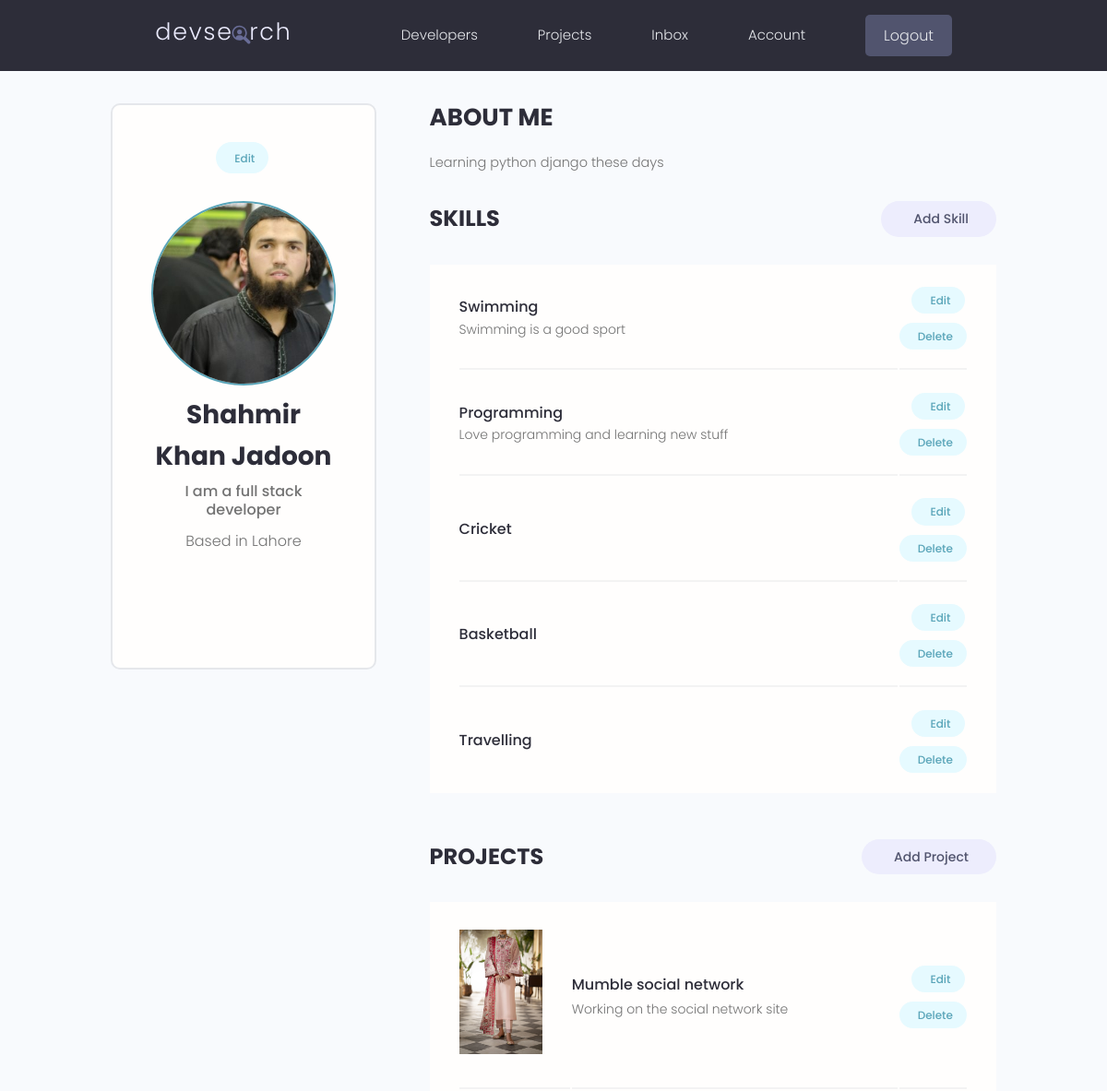
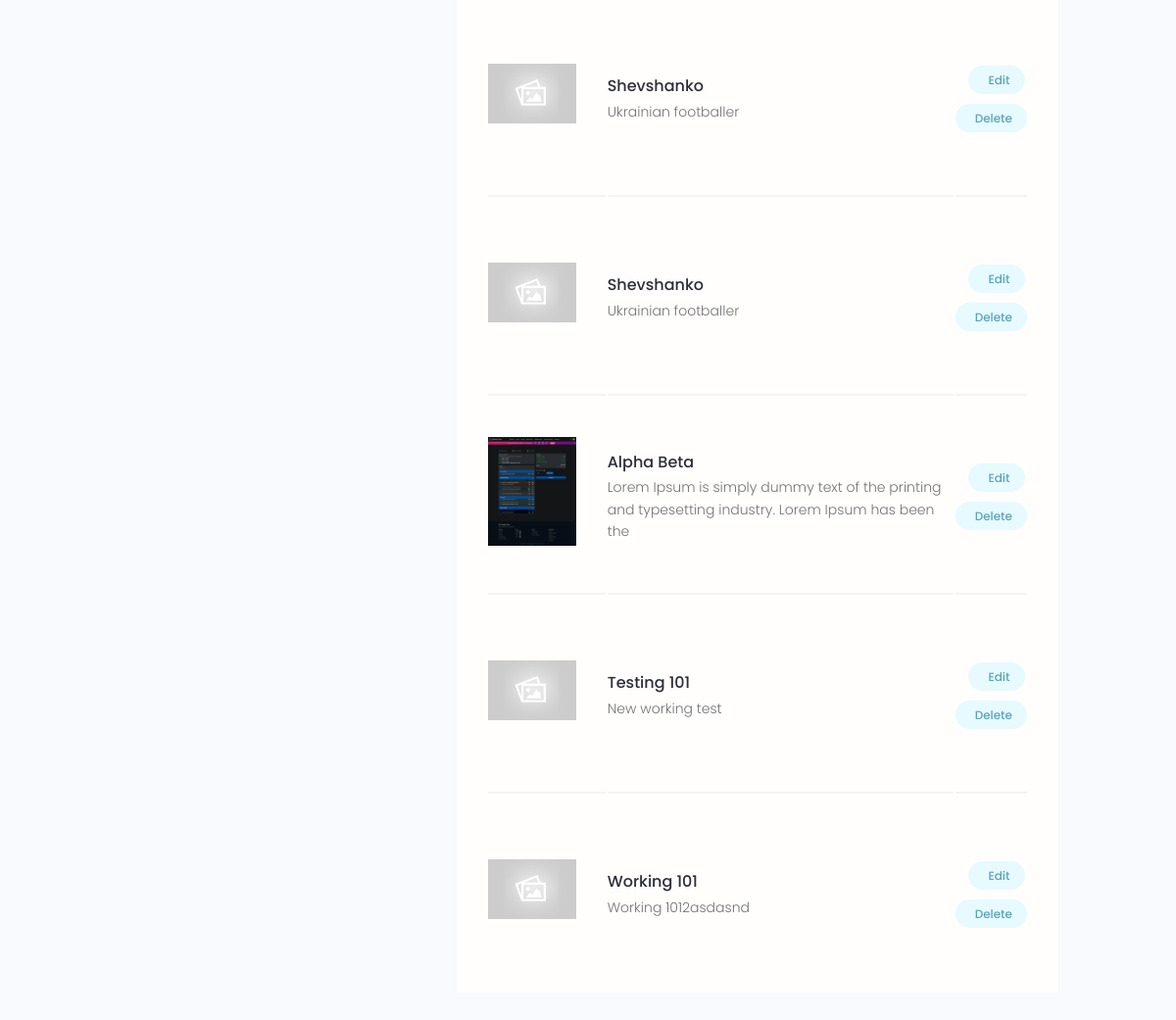
/account/ (signed in), run on an earlier commit of the app's database (2 pictures, top to bottom).
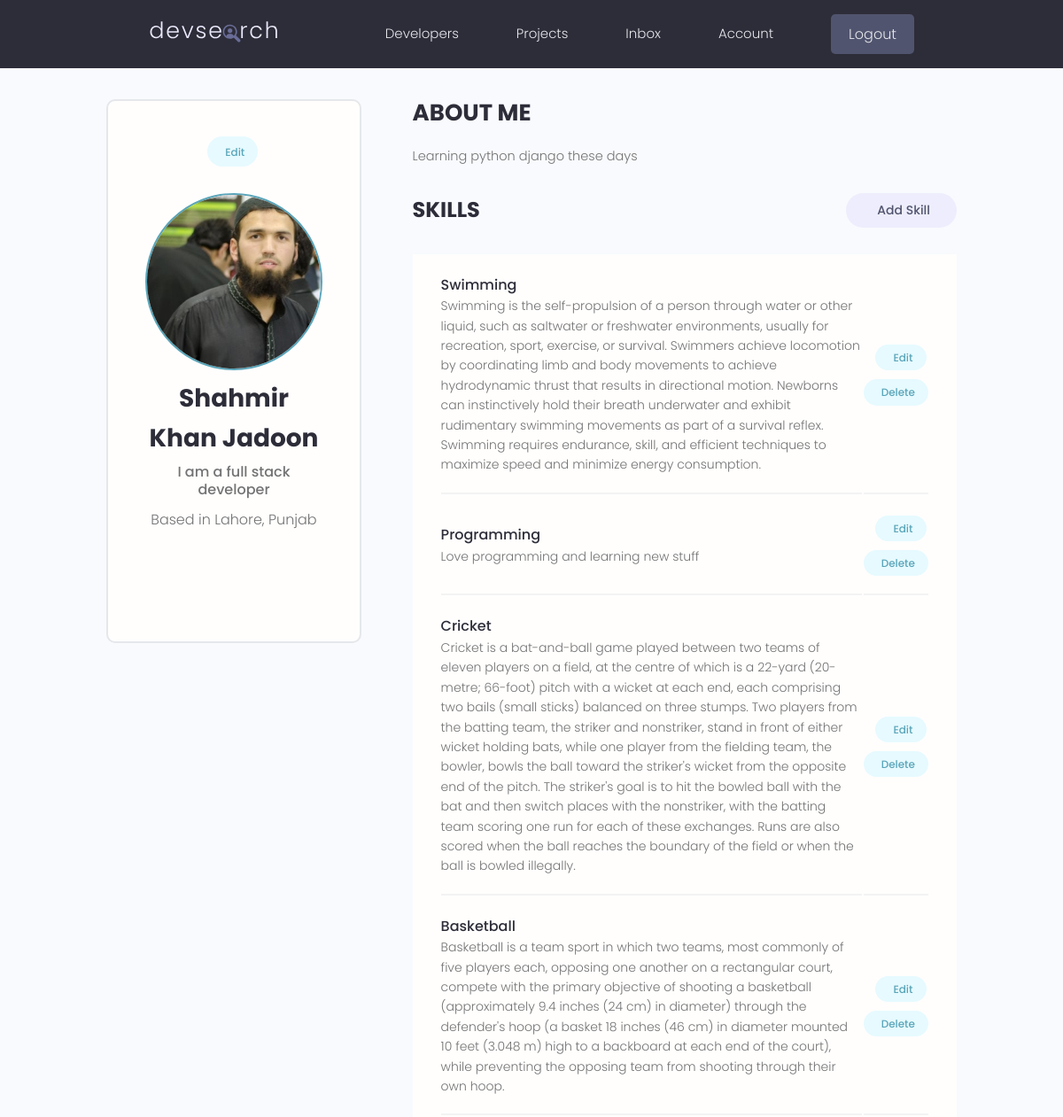
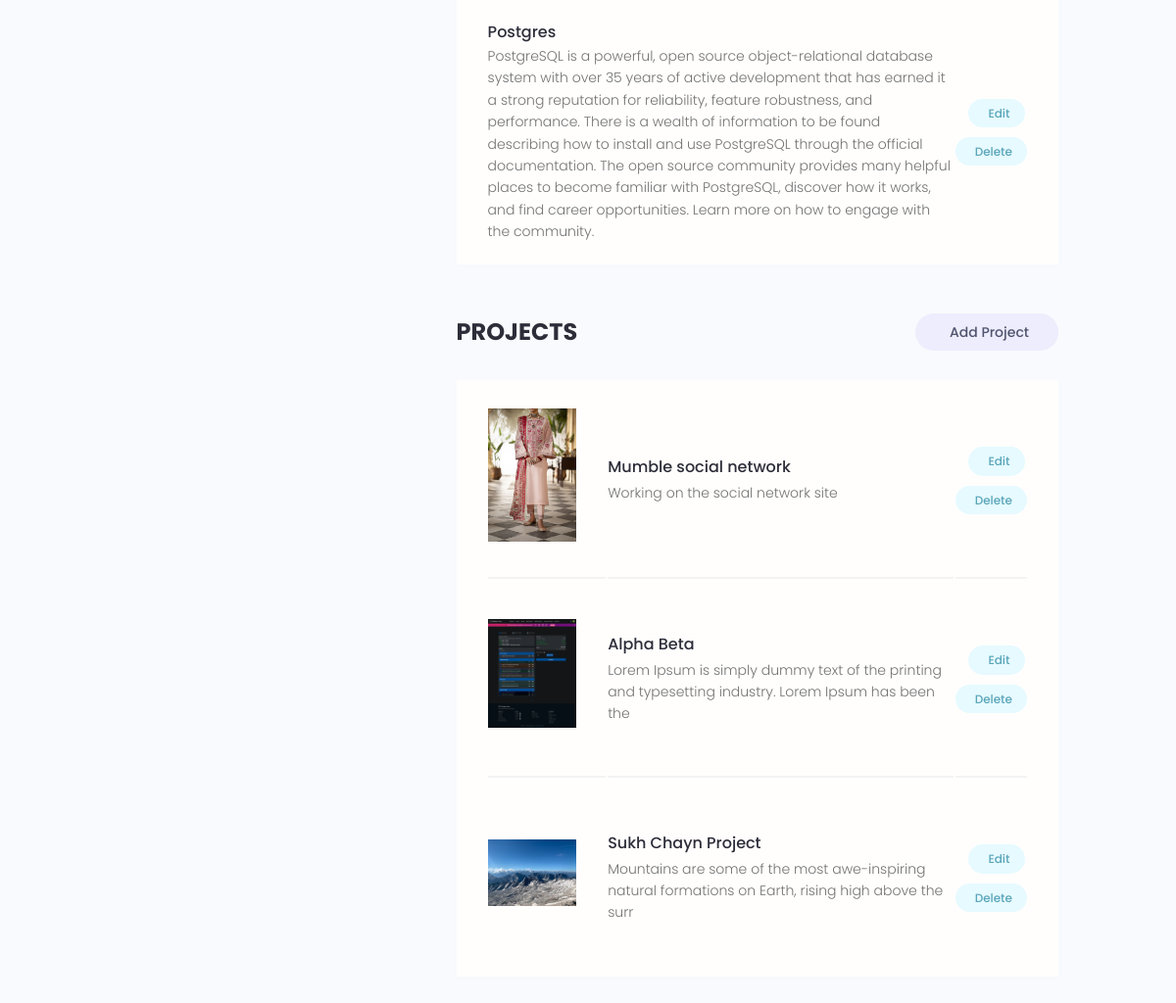
And on a later commit of the database (2 pictures, top to bottom).
### users/models.py (models this page shows, shortened)
class Profile(models.Model):
  user = models.OneToOneField(User, on_delete=models.CASCADE, null=True, blank=True)
  name = models.CharField(max_length=200, null=True, blank=True)
  email = models.EmailField(max_length=500, null=True, blank=True)
  username = models.CharField(max_length=200, null=True, blank=True)
  location = models.CharField(max_length=200, null=True, blank=True)
  short_intro = models.CharField(max_length=200, null=True, blank=True)
  bio = models.TextField(blank=True, null=True)
  profile_image = models.ImageField(null=True, blank=True, upload_to='profiles/', default='profiles/user-default.png')
  social_github = models.CharField(max_length=200, null=True, blank=True)
  social_twitter = models.CharField(max_length=200, null=True, blank=True)
  social_linkedin = models.CharField(max_length=200, null=True, blank=True)
  social_youtube = models.CharField(max_length=200, null=True, blank=True)
  social_website = models.CharField(max_length=200, null=True, blank=True)
  id = models.UUIDField(default=uuid.uuid4, unique=True, primary_key=True, editable=False)
  created = models.DateTimeField(auto_now_add=True)

class Skill(models.Model):
  owner = models.ForeignKey(Profile, on_delete=models.CASCADE, null=True, blank=True)
  name = models.CharField(max_length=200, null=True, blank=True)
  description = models.TextField(null=True, blank=True)
  id = models.UUIDField(default=uuid.uuid4, unique=True, primary_key=True, editable=False)
  created = models.DateTimeField(auto_now_add=True)

### projects/models.py (models this page shows, shortened)
class Project(models.Model):
    id = models.UUIDField(default=uuid.uuid4, unique=True, primary_key=True, editable=False)
    owner = models.ForeignKey(Profile, null=True, blank=True, on_delete=models.SET_NULL)
    title = models.CharField(max_length=200)
    description = models.TextField(null=True, blank=True)
    feature_image = models.ImageField(null=True, blank=True, default='default.jpg')
    demo_link = models.CharField(max_length=2000, null=True, blank=True)
    source_link = models.CharField(max_length=2000, null=True, blank=True)
    tags = models.ManyToManyField('Tag', related_name='tags', blank=True)
    vote_total = models.IntegerField(default=0, null=True, blank=True)
    vote_ratio = models.IntegerField(default=0, null=True, blank=True)
    created = models.DateTimeField(auto_now_add=True)
    class Meta:
        verbose_name = 'Project'
        verbose_name_plural = 'Projects'

### users/views.py (the view)
# urls.py: path("account/", views.user_account, name="user-account"),
@login_required(login_url='login')
def user_account(request):
    profile = request.user.profile
    skills = profile.skill_set.all()
    projects = profile.project_set.all()
    context = {
        'profile': profile,
        'projects': projects,
        'skills': skills,
    }
    return render(request, 'users/account.html', context)

### users/templates/users/account.html (shortened to what this page needs)
{% extends "main.html" %}
{% load static %}
{% block content %}
  <main class="settingsPage profile my-md">
    <div class="container">
      <div class="layout">
        <div class="column column--1of3">
          <div class="card text-center">
            <div class="card__body dev">
              <a class="tag tag--pill tag--main settings__btn" href="{% url "edit-account" %}"> Edit</a>
              <img class="avatar avatar--xl dev__avatar" src="{{ profile.profile_image.url }}" />
              <h2 class="dev__name">{{ profile.name }}</h2>
              <p class="dev__title">{{ profile.short_intro }}</p>
              <p class="dev__location">Based in {{ profile.location }}</p>
              <ul class="dev__social">
              </ul>
            </div>
          </div>
        </div>
        <div class="column column--2of3">
          <div class="devInfo">
            <h3 class="devInfo__title">About Me</h3>
            <p class="devInfo__about">
              {{ profile.bio }}
            </p>
          </div>
          <div class="settings">
            <h3 class="settings__title">Skills</h3>
            <a class="tag tag--pill tag--sub settings__btn tag--lg" href="{% url "create-skill" %}"> Add Skill</a>
          </div>
          <table class="settings__table">
            {% for skill in skills %}
              <tr>
                <td class="settings__tableInfo">
                  <h4>{{ skill.name }}</h4>
                  <p>
                    {{ skill.description }}
                  </p>
                </td>
                <td class="settings__tableActions">
                  <a class="tag tag--pill tag--main settings__btn" href="{% url "update-skill" skill.id %}"> Edit</a>
                  <a class="tag tag--pill tag--main settings__btn" href="{% url "delete-skill" skill.id %}?next=/account">
                    Delete</a>
                </td>
              </tr>
            {% endfor %}
          </table>
          <div class="settings">
            <h3 class="settings__title">Projects</h3>
            <a class="tag tag--pill tag--sub settings__btn tag--lg" href="{% url "create-project" %}"> Add Project</a>
          </div>
          <table class="settings__table">
            {% for project in projects %}
              <tr>
                <td class="settings__thumbnail">
                  <a href="{% url "single-project" project.id %}"><img src="{{ project.feature_image.url }}" alt="Project Thumbnail" /></a>
                </td>
                <td class="settings__tableInfo">
                  <a href="{% url "single-project" project.id %}">{{ project.title }}</a>
                  <p>
                    {{ project.description|slice:":100" }}
                  </p>
                </td>
                <td class="settings__tableActions">
                  <a class="tag tag--pill tag--main settings__btn" href="{% url "update-project" project.id %}"> Edit</a>
                  <a class="tag tag--pill tag--main settings__btn" href="{% url "delete-project" project.id %}?next=/account">
                    Delete</a>
                </td>
              </tr>
              {% endfor %}
          </table>
        </div>
      </div>
    </div>
  </main>
{% endblock %}

What changed in the data, as far as the page shows it:
removed Skill: name "Travelling"
removed Project: feature_image (placeholder picture), title "Shevshanko", description "Ukrainian footballer"
removed Project: feature_image (placeholder picture), title "Shevshanko", description "Ukrainian footballer"
removed Project: feature_image (placeholder picture), title "Testing 101", description "New working test"
removed Project: feature_image (placeholder picture), title "Working 101", description "Working 1012asdasnd"
changed Profile "Shahmir Khan Jadoon": location "Lahore" → "Lahore, Punjab"
changed Skill "Swimming": description "Swimming is a good sport" → "Swimming is the self-propulsion of a person through water or other liquid, such as saltwater or freshwater environments, usually for recreation, sport, exercise, or survival. Swimmers achieve locomotion by coordinating limb and body movements to achieve hydrodynamic thrust that results in directional motion. Newborns can instinctively hold their breath underwater and exhibit rudimentary swimming movements as part of a survival reflex. Swimming requires endurance, skill, and efficient techniques to maximize speed and minimize energy consumption."
changed Skill "Cricket": description (not shown) → "Cricket is a bat-and-ball game played between two teams of eleven players on a field, at the centre of which is a 22-yard (20-metre; 66-foot) pitch with a wicket at each end, each comprising two bails (small sticks) balanced on three stumps. Two players from the batting team, the striker and nonstriker, stand in front of either wicket holding bats, while one player from the fielding team, the bowler, bowls the ball toward the striker's wicket from the opposite end of the pitch. The striker's goal is to hit the bowled ball with the bat and then switch places with the nonstriker, with the batting team scoring one run for each of these exchanges. Runs are also scored when the ball reaches the…"
changed Skill "Basketball": description (not shown) → "Basketball is a team sport in which two teams, most commonly of five players each, opposing one another on a rectangular court, compete with the primary objective of shooting a basketball (approximately 9.4 inches (24 cm) in diameter) through the defender's hoop (a basket 18 inches (46 cm) in diameter mounted 10 feet (3.048 m) high to a backboard at each end of the court), while preventing the opposing team from shooting through their own hoop."
added Skill: name "Postgres", description "PostgreSQL is a powerful, open source object-relational database system with over 35 years of active development that has earned it a strong reputation for reliability, feature robustness, and performance. There is a wealth of information to be found describing how to install and use PostgreSQL through the official documentation. The open source community provides many helpful places to become familiar with PostgreSQL, discover how it works, and find career opportunities. Learn more on how to engage with the community."
added Project: feature_image (picture), title "Sukh Chayn Project", description "Mountains are some of the most awe-inspiring natural formations on Earth, rising high above the surr"
